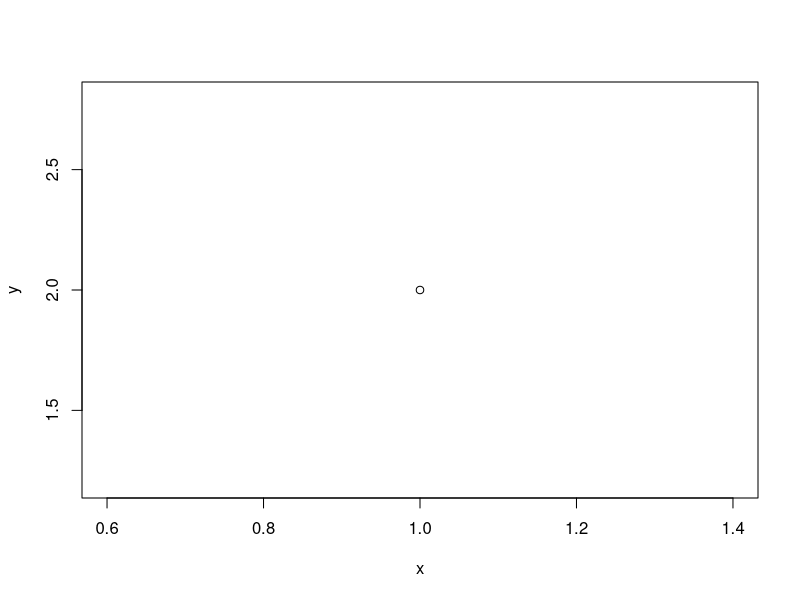

Here is the R script that generated this plot:
## ---- chunk 1
library(ggplot2)
## ---- chunk 2
plot(x = 1, y = 2, xlab = "x", ylab = "y")
